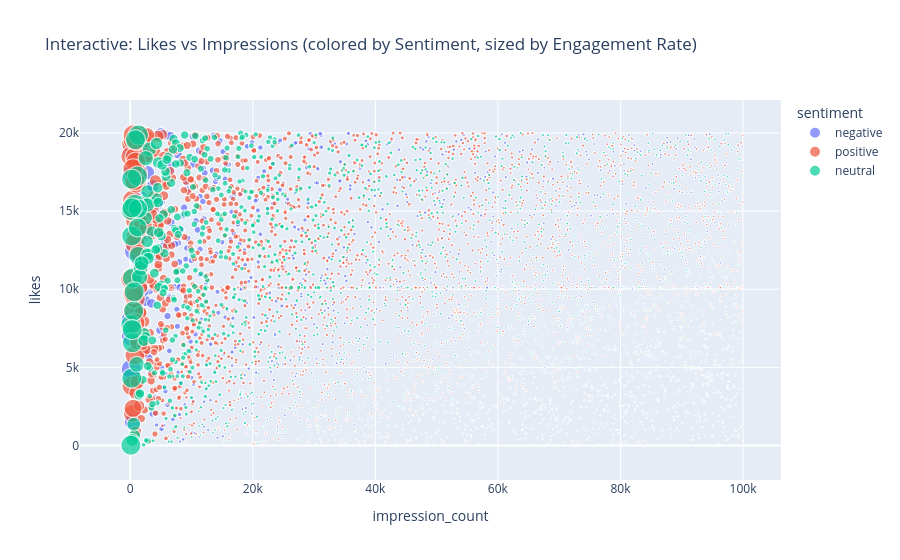

The cell this chart's notebook holds for it:
### Code cell
import plotly.express as px
fig = px.scatter(df, x='impression_count', y='likes', color='sentiment', size='engagement_rate', hover_data=['post_type', 'country'], title='Interactive: Likes vs Impressions (colored by Sentiment, sized by Engagement Rate)')
fig.show()

### Figure 1 — Plotly figure (JSON) as saved in the notebook; plotly's stock layout.template omitted (floating-point values rounded to 4 significant figures; data arrays with more than 128 entries replaced by an {"elided": "..."} marker saying what was removed)
{"data": [{"customdata": {"elided": "960x2 str values"}, "hovertemplate": "sentiment=negative<br>impression_count=%{x}<br>likes=%{y}<br>engagement_rate=%{marker.size}<br>post_type=%{customdata[0]}<br>country=%{customdata[1]}<extra></extra>", "legendgroup": "negative", "marker": {"color": "#636efa", "size": {"elided": "960 float values"}, "sizemode": "area", "sizeref": 0.03418, "symbol": "circle"}, "mode": "markers", "name": "negative", "showlegend": true, "type": "scattergl", "x": {"elided": "960 int values"}, "xaxis": "x", "y": {"elided": "960 float values"}, "yaxis": "y"}, {"customdata": {"elided": "2513x2 str values"}, "hovertemplate": "sentiment=positive<br>impression_count=%{x}<br>likes=%{y}<br>engagement_rate=%{marker.size}<br>post_type=%{customdata[0]}<br>country=%{customdata[1]}<extra></extra>", "legendgroup": "positive", "marker": {"color": "#EF553B", "size": {"elided": "2513 float values"}, "sizemode": "area", "sizeref": 0.03418, "symbol": "circle"}, "mode": "markers", "name": "positive", "showlegend": true, "type": "scattergl", "x": {"elided": "2513 int values"}, "xaxis": "x", "y": {"elided": "2513 float values"}, "yaxis": "y"}, {"customdata": {"elided": "1527x2 str values"}, "hovertemplate": "sentiment=neutral<br>impression_count=%{x}<br>likes=%{y}<br>engagement_rate=%{marker.size}<br>post_type=%{customdata[0]}<br>country=%{customdata[1]}<extra></extra>", "legendgroup": "neutral", "marker": {"color": "#00cc96", "size": {"elided": "1527 float values"}, "sizemode": "area", "sizeref": 0.03418, "symbol": "circle"}, "mode": "markers", "name": "neutral", "showlegend": true, "type": "scattergl", "x": {"elided": "1527 int values"}, "xaxis": "x", "y": {"elided": "1527 float values"}, "yaxis": "y"}], "layout": {"legend": {"itemsizing": "constant", "title": {"text": "sentiment"}, "tracegroupgap": 0}, "title": {"text": "Interactive: Likes vs Impressions (colored by Sentiment, sized by Engagement Rate)"}, "xaxis": {"anchor": "y", "domain": [0, 1], "title": {"text": "impression_count"}}, "yaxis": {"anchor": "x", "domain": [0, 1], "title": {"text": "likes"}}}}
